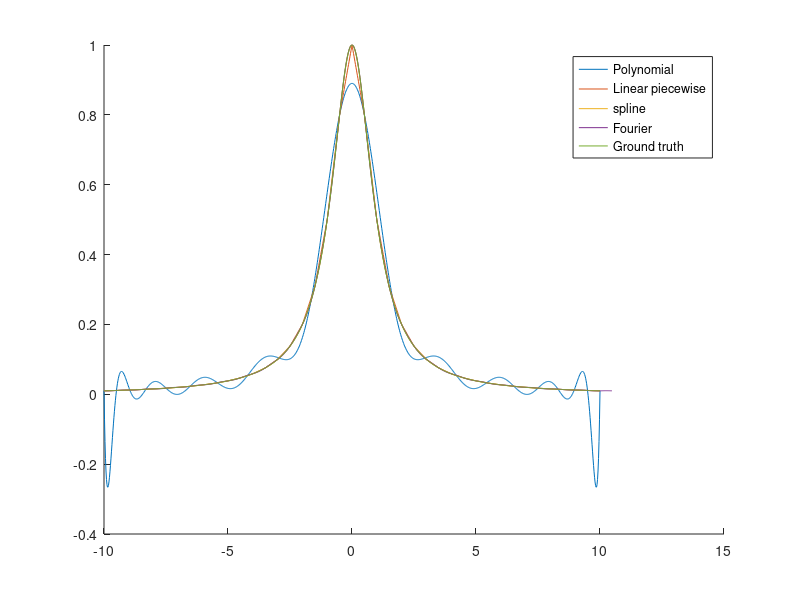

Reproduce this figure in MATLAB.
f = @(x) 1 ./ (1 + x .^ 2);
% f = @(x) cos(2 * pi * x);
x0 = -10;
x1 = 10;
N = 41;
N_test = 1001;

x = linspace(x0, x1, N);
y = f(x);

x_test = linspace(x0, x1, N_test);
y_test = f(x_test);

% polynomial
degree = 20;
w = polyfit(x, y, degree); 
y_poly = polyval(w, x_test);

% linear piecewise polynomial
y_interp = interp1(x, y, x_test);

% spline
p = csape(x, y, 'second');
y_spline = fnval(p, x_test);

% Fourier interpolation
y_ft = interpft(y, N_test);
dx = (x(2) - x(1)) / N_test * N;
x_test_ft = x0:dx:((N_test - 1) * dx + x0);


hold on
plot(x_test, y_poly)
plot(x_test, y_interp)
plot(x_test, y_spline)
plot(x_test_ft, y_ft)
plot(x_test, y_test)
legend('Polynomial', 'Linear piecewise', 'spline', 'Fourier', 'Ground truth')
% legend('ft', 'gt')

var_poly = [x_test' y_poly'];
var_interp = [x_test' y_interp'];
var_spline = [x_test' y_spline'];
var_ft = [x_test_ft' y_ft'];
var_gt = [x_test' y_test'];
save('poly_Matlab.dat', 'var_poly', '-ascii')
save('interp_Matlab.dat', 'var_interp', '-ascii')
save('spline_Matlab.dat', 'var_spline', '-ascii')
save('ft_Matlab.dat', 'var_ft', '-ascii')
save('gt_Matlab.dat', 'var_gt', '-ascii')


